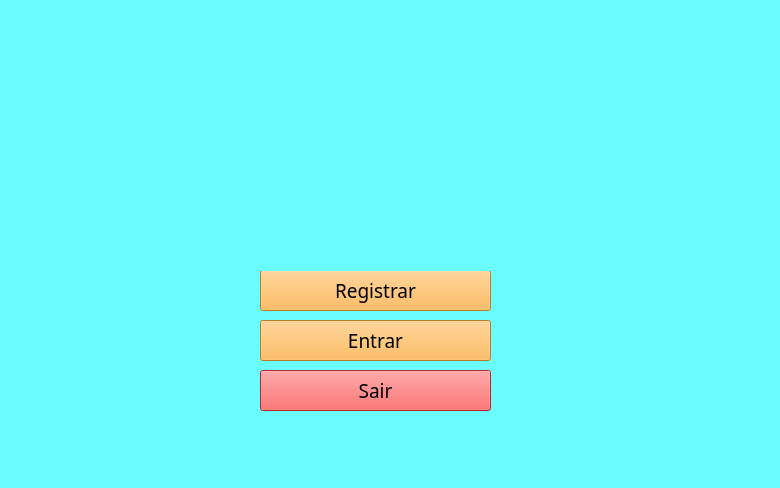
<?xml version="1.0" encoding="UTF-8"?>
<ui version="4.0">
 <class>MainWindow</class>
 <widget class="QMainWindow" name="MainWindow">
  <property name="geometry">
   <rect>
    <x>0</x>
    <y>0</y>
    <width>780</width>
    <height>488</height>
   </rect>
  </property>
  <property name="windowTitle">
   <string>MainWindow</string>
  </property>
  <property name="styleSheet">
   <string notr="true">background-color: rgb(105, 253, 255);</string>
  </property>
  <widget class="QWidget" name="centralwidget">
   <widget class="QPushButton" name="pushButton">
    <property name="geometry">
     <rect>
      <x>260</x>
      <y>270</y>
      <width>231</width>
      <height>41</height>
     </rect>
    </property>
    <property name="font">
     <font>
      <family>Bahnschrift Light SemiCondensed</family>
      <pointsize>14</pointsize>
     </font>
    </property>
    <property name="cursor">
     <cursorShape>PointingHandCursor</cursorShape>
    </property>
    <property name="styleSheet">
     <string notr="true">background-color: rgb(255, 172, 55);</string>
    </property>
    <property name="text">
     <string>Registrar</string>
    </property>
   </widget>
   <widget class="QPushButton" name="pushButton_2">
    <property name="geometry">
     <rect>
      <x>260</x>
      <y>320</y>
      <width>231</width>
      <height>41</height>
     </rect>
    </property>
    <property name="font">
     <font>
      <family>Bahnschrift Light SemiCondensed</family>
      <pointsize>14</pointsize>
     </font>
    </property>
    <property name="cursor">
     <cursorShape>PointingHandCursor</cursorShape>
    </property>
    <property name="styleSheet">
     <string notr="true">background-color: rgb(255, 172, 55);</string>
    </property>
    <property name="text">
     <string>Entrar</string>
    </property>
   </widget>
   <widget class="QPushButton" name="pushButton_3">
    <property name="geometry">
     <rect>
      <x>260</x>
      <y>370</y>
      <width>231</width>
      <height>41</height>
     </rect>
    </property>
    <property name="font">
     <font>
      <family>Bahnschrift Light SemiCondensed</family>
      <pointsize>14</pointsize>
     </font>
    </property>
    <property name="cursor">
     <cursorShape>PointingHandCursor</cursorShape>
    </property>
    <property name="styleSheet">
     <string notr="true">background-color: rgb(255, 55, 55);</string>
    </property>
    <property name="text">
     <string>Sair</string>
    </property>
   </widget>
   <widget class="QLabel" name="label">
    <property name="geometry">
     <rect>
      <x>230</x>
      <y>10</y>
      <width>301</width>
      <height>261</height>
     </rect>
    </property>
    <property name="text">
     <string/>
    </property>
    <property name="pixmap">
     <pixmap>Imagens/Cinema Logo.png</pixmap>
    </property>
   </widget>
  </widget>
  <widget class="QMenuBar" name="menubar">
   <property name="geometry">
    <rect>
     <x>0</x>
     <y>0</y>
     <width>780</width>
     <height>21</height>
    </rect>
   </property>
  </widget>
  <widget class="QStatusBar" name="statusbar"/>
 </widget>
 <resources>
  <include location="../seila.qrc"/>
 </resources>
 <connections/>
</ui>
